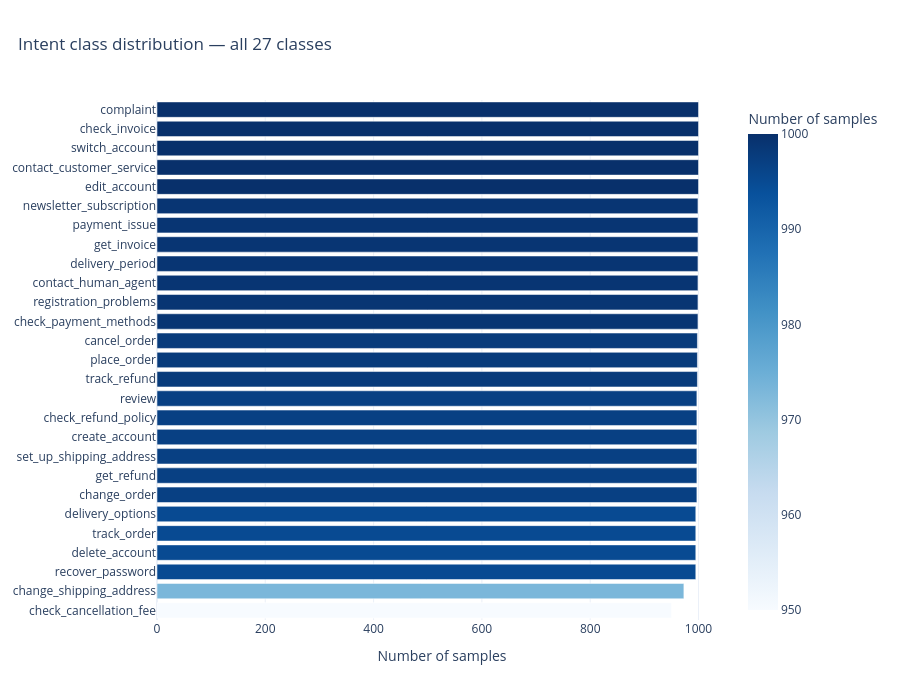

The code cell stored with this chart in its notebook:
### Markdown cell above
### 2. Class Distribution
**Checking for:** Balance across all 27 intent classes.

**Findings:** Dataset is synthetically generated — near-perfect balance of ~1,000 samples per class. No class weighting or resampling required. Macro F1 is the appropriate primary metric as it treats all 27 classes equally.

### Code cell
# =============================================================================
# TARGET DISTRIBUTION — 27 INTENT CLASSES
# =============================================================================
section("Target distribution (intent classes)")

vc = df[TARGET].value_counts().reset_index()
vc.columns = ["intent", "count"]
vc["pct"] = (vc["count"] / len(df) * 100).round(2)

print(vc.to_string(index=False))
print(f"\nUnique intents : {df[TARGET].nunique()}")
print(f"Min per class  : {vc['count'].min()}")
print(f"Max per class  : {vc['count'].max()}")
print(f"Mean per class : {vc['count'].mean():.1f}")

fig = px.bar(
    vc.sort_values("count"),
    x="count", y="intent",
    orientation="h",
    title="Intent class distribution — all 27 classes",
    color="count",
    color_continuous_scale="Blues",
    labels={"count": "Number of samples", "intent": "Intent"}
)
fig.update_layout(title_x=0.02, height=700, yaxis_title=None)
fig.show()

### Figure 1 — Plotly figure (JSON) as saved in the notebook; plotly's stock layout.template omitted (floating-point values rounded to 4 significant figures)
{"data": [{"hovertemplate": "Number of samples=%{marker.color}<br>Intent=%{y}<extra></extra>", "legendgroup": "", "marker": {"color": [950, 973, 995, 995, 995, 995, 997, 997, 997, 997, 997, 997, 998, 998, 998, 999, 999, 999, 999, 999, 999, 999, 1000, 1000, 1000, 1000, 1000], "coloraxis": "coloraxis", "pattern": {"shape": ""}}, "name": "", "orientation": "h", "showlegend": false, "textposition": "auto", "type": "bar", "x": [950, 973, 995, 995, 995, 995, 997, 997, 997, 997, 997, 997, 998, 998, 998, 999, 999, 999, 999, 999, 999, 999, 1000, 1000, 1000, 1000, 1000], "xaxis": "x", "y": ["check_cancellation_fee", "change_shipping_address", "recover_password", "delete_account", "track_order", "delivery_options", "change_order", "get_refund", "set_up_shipping_address", "create_account", "check_refund_policy", "review", "track_refund", "place_order", "cancel_order", "check_payment_methods", "registration_problems", "contact_human_agent", "delivery_period", "get_invoice", "payment_issue", "newsletter_subscription", "edit_account", "contact_customer_service", "switch_account", "check_invoice", "complaint"], "yaxis": "y"}], "layout": {"barmode": "relative", "coloraxis": {"colorbar": {"title": {"text": "Number of samples"}}, "colorscale": [[0, "rgb(247,251,255)"], [0.125, "rgb(222,235,247)"], [0.25, "rgb(198,219,239)"], [0.375, "rgb(158,202,225)"], [0.5, "rgb(107,174,214)"], [0.625, "rgb(66,146,198)"], [0.75, "rgb(33,113,181)"], [0.875, "rgb(8,81,156)"], [1, "rgb(8,48,107)"]]}, "height": 700, "legend": {"tracegroupgap": 0}, "title": {"text": "Intent class distribution — all 27 classes", "x": 0.02}, "xaxis": {"anchor": "y", "domain": [0, 1], "title": {"text": "Number of samples"}}, "yaxis": {"anchor": "x", "domain": [0, 1], "title": {}}}}
